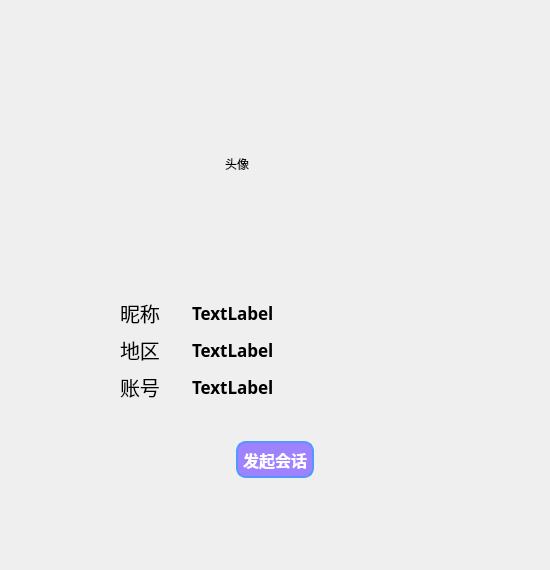
<?xml version="1.0" encoding="UTF-8"?>
<ui version="4.0">
 <class>PersonInfoForm</class>
 <widget class="QWidget" name="PersonInfoForm">
  <property name="geometry">
   <rect>
    <x>0</x>
    <y>0</y>
    <width>550</width>
    <height>570</height>
   </rect>
  </property>
  <property name="windowTitle">
   <string>Form</string>
  </property>
  <layout class="QVBoxLayout" name="verticalLayout" stretch="15,1,6,2,2,5">
   <property name="spacing">
    <number>0</number>
   </property>
   <property name="leftMargin">
    <number>0</number>
   </property>
   <property name="topMargin">
    <number>0</number>
   </property>
   <property name="rightMargin">
    <number>0</number>
   </property>
   <property name="bottomMargin">
    <number>0</number>
   </property>
   <item>
    <layout class="QGridLayout" name="gridLayout" rowstretch="6,7,3" columnstretch="9,4,9">
     <item row="1" column="2">
      <spacer name="horizontalSpacer_2">
       <property name="orientation">
        <enum>Qt::Horizontal</enum>
       </property>
       <property name="sizeHint" stdset="0">
        <size>
         <width>40</width>
         <height>20</height>
        </size>
       </property>
      </spacer>
     </item>
     <item row="0" column="1">
      <spacer name="verticalSpacer">
       <property name="orientation">
        <enum>Qt::Vertical</enum>
       </property>
       <property name="sizeHint" stdset="0">
        <size>
         <width>20</width>
         <height>40</height>
        </size>
       </property>
      </spacer>
     </item>
     <item row="2" column="1">
      <spacer name="verticalSpacer_2">
       <property name="orientation">
        <enum>Qt::Vertical</enum>
       </property>
       <property name="sizeHint" stdset="0">
        <size>
         <width>20</width>
         <height>40</height>
        </size>
       </property>
      </spacer>
     </item>
     <item row="1" column="0">
      <spacer name="horizontalSpacer">
       <property name="orientation">
        <enum>Qt::Horizontal</enum>
       </property>
       <property name="sizeHint" stdset="0">
        <size>
         <width>40</width>
         <height>20</height>
        </size>
       </property>
      </spacer>
     </item>
     <item row="1" column="1">
      <widget class="QLabel" name="labelHead">
       <property name="text">
        <string>头像</string>
       </property>
      </widget>
     </item>
    </layout>
   </item>
   <item>
    <spacer name="verticalSpacer_5">
     <property name="orientation">
      <enum>Qt::Vertical</enum>
     </property>
     <property name="sizeType">
      <enum>QSizePolicy::Expanding</enum>
     </property>
     <property name="sizeHint" stdset="0">
      <size>
       <width>20</width>
       <height>40</height>
      </size>
     </property>
    </spacer>
   </item>
   <item>
    <layout class="QVBoxLayout" name="verticalLayout_2">
     <property name="leftMargin">
      <number>120</number>
     </property>
     <property name="rightMargin">
      <number>120</number>
     </property>
     <item>
      <layout class="QHBoxLayout" name="horizontalLayout_2" stretch="3,10">
       <item>
        <widget class="QLabel" name="label_4">
         <property name="font">
          <font>
           <family>宋体</family>
           <pointsize>15</pointsize>
          </font>
         </property>
         <property name="text">
          <string>昵称</string>
         </property>
        </widget>
       </item>
       <item>
        <widget class="QLabel" name="labelNickName">
         <property name="font">
          <font>
           <family>等线</family>
           <pointsize>13</pointsize>
           <weight>75</weight>
           <bold>true</bold>
          </font>
         </property>
         <property name="text">
          <string>TextLabel</string>
         </property>
        </widget>
       </item>
      </layout>
     </item>
     <item>
      <layout class="QHBoxLayout" name="horizontalLayout" stretch="3,10">
       <item>
        <widget class="QLabel" name="label_2">
         <property name="font">
          <font>
           <family>宋体</family>
           <pointsize>15</pointsize>
          </font>
         </property>
         <property name="text">
          <string>地区</string>
         </property>
        </widget>
       </item>
       <item>
        <widget class="QLabel" name="labelArea">
         <property name="font">
          <font>
           <family>等线</family>
           <pointsize>13</pointsize>
           <weight>75</weight>
           <bold>true</bold>
          </font>
         </property>
         <property name="text">
          <string>TextLabel</string>
         </property>
        </widget>
       </item>
      </layout>
     </item>
     <item>
      <layout class="QHBoxLayout" name="horizontalLayout_3" stretch="3,10">
       <item>
        <widget class="QLabel" name="label_6">
         <property name="font">
          <font>
           <family>宋体</family>
           <pointsize>15</pointsize>
          </font>
         </property>
         <property name="text">
          <string>账号</string>
         </property>
        </widget>
       </item>
       <item>
        <widget class="QLabel" name="labelAccount">
         <property name="font">
          <font>
           <family>等线</family>
           <pointsize>13</pointsize>
           <weight>75</weight>
           <bold>true</bold>
          </font>
         </property>
         <property name="text">
          <string>TextLabel</string>
         </property>
        </widget>
       </item>
      </layout>
     </item>
    </layout>
   </item>
   <item>
    <spacer name="verticalSpacer_6">
     <property name="orientation">
      <enum>Qt::Vertical</enum>
     </property>
     <property name="sizeHint" stdset="0">
      <size>
       <width>20</width>
       <height>40</height>
      </size>
     </property>
    </spacer>
   </item>
   <item>
    <layout class="QHBoxLayout" name="horizontalLayout_4" stretch="3,1,3">
     <property name="spacing">
      <number>0</number>
     </property>
     <item>
      <spacer name="horizontalSpacer_3">
       <property name="orientation">
        <enum>Qt::Horizontal</enum>
       </property>
       <property name="sizeHint" stdset="0">
        <size>
         <width>40</width>
         <height>20</height>
        </size>
       </property>
      </spacer>
     </item>
     <item>
      <widget class="QPushButton" name="btToSession">
       <property name="sizePolicy">
        <sizepolicy hsizetype="Expanding" vsizetype="Expanding">
         <horstretch>0</horstretch>
         <verstretch>0</verstretch>
        </sizepolicy>
       </property>
       <property name="font">
        <font>
         <family>微软雅黑</family>
         <pointsize>12</pointsize>
         <weight>75</weight>
         <bold>true</bold>
        </font>
       </property>
       <property name="styleSheet">
        <string notr="true">QPushButton
{border:2px solid ;
border-color: rgb(83, 152, 255);
color: rgb(255, 255, 255);
border-radius:10px; 
background-color:rgb(159, 130, 255)
}
QPushButton:pressed
{border:none;
color: rgb(255, 255, 255);
border-radius:10px; 
background-color:rgb(223, 184, 255)
}</string>
       </property>
       <property name="text">
        <string>发起会话</string>
       </property>
      </widget>
     </item>
     <item>
      <spacer name="horizontalSpacer_4">
       <property name="orientation">
        <enum>Qt::Horizontal</enum>
       </property>
       <property name="sizeHint" stdset="0">
        <size>
         <width>40</width>
         <height>20</height>
        </size>
       </property>
      </spacer>
     </item>
    </layout>
   </item>
   <item>
    <spacer name="verticalSpacer_3">
     <property name="orientation">
      <enum>Qt::Vertical</enum>
     </property>
     <property name="sizeHint" stdset="0">
      <size>
       <width>20</width>
       <height>40</height>
      </size>
     </property>
    </spacer>
   </item>
  </layout>
 </widget>
 <resources/>
 <connections/>
</ui>
